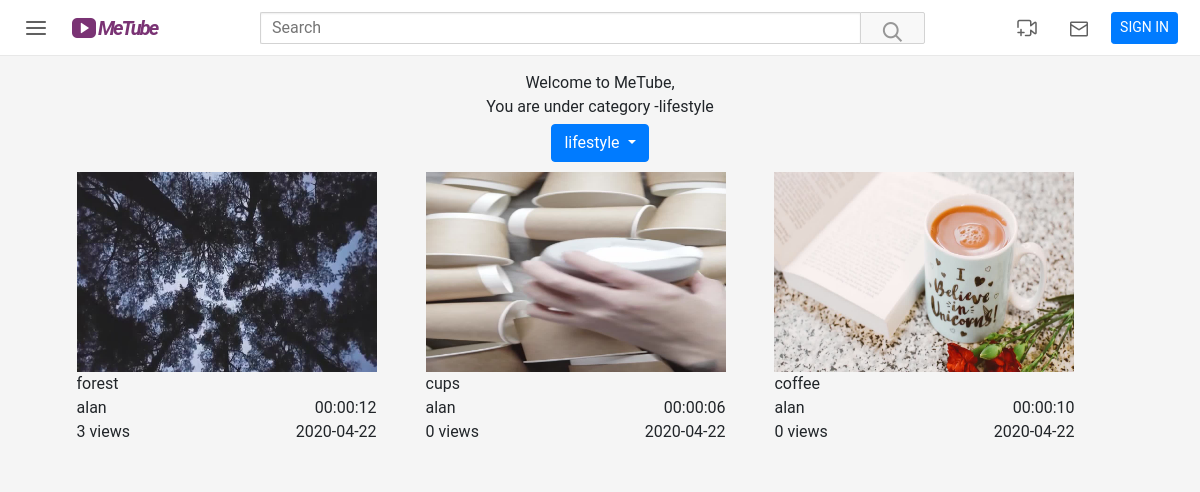
The app's page /index.php?category=lifestyle with its own data.
### tables this page shows
CREATE TABLE IF NOT EXISTS `thumbnails` (
  `id` int(11) NOT NULL AUTO_INCREMENT,
  `video_id` int(11) NOT NULL,
  `file_path` varchar(250) NOT NULL,
  `selected` tinyint(1) DEFAULT '0',
  PRIMARY KEY (`id`)
);

CREATE TABLE IF NOT EXISTS `videos` (
  `id` int(11) NOT NULL AUTO_INCREMENT,
  `uploaded_by` varchar(20) NOT NULL,
  `title` varchar(70) NOT NULL,
  `description` text,
  `privacy` tinyint(4) DEFAULT '1',
  `file_path` varchar(250) NOT NULL,
  `category` varchar(50) DEFAULT NULL,
  `upload_date` datetime NOT NULL,
  `views` int(11) NOT NULL DEFAULT '0',
  `video_duration` time NOT NULL DEFAULT '00:00:00',
  `file_size` int(10) DEFAULT '0',
  `like` int(11) DEFAULT '0',
  `dislike` int(11) DEFAULT '0',
  PRIMARY KEY (`id`)
);

### www/includes/class/showAllVideo.php (the view, shortened to what this page needs)
<?php
class showAllVideo
{
    private $conn, $video, $categoryList, $categorydb, $categoryFilter, $thumbnail, $categoryFilterquery;
    public function __construct($con)
    {
        $this->conn = $con;
        $query = $this->conn->prepare("SELECT * From videos");
        $query->execute();
        $this->video = $query->fetchAll(PDO::FETCH_ASSOC);
    }
    public function categoryFilter($category, $username)
    {
        $query = $this->conn->prepare("SELECT videos.* From videos inner join category on videos.category = category.id where category.name=:category");
        $query->bindParam(':category', $category);
        $query->execute();
        $this->categoryFilterquery = $query->fetchAll(PDO::FETCH_ASSOC);
        $this->categoryFilterquery = $this->checkPrivacy($this->categoryFilterquery, $username);
        $this->categoryFilter = '';
        foreach ($this->categoryFilterquery as $key => $value) {
            $title = $value["title"];
            $uploaded_by = $value["uploaded_by"];
            $views = $value["views"];
            $upload_date = date('Y-m-d', strtotime($value["upload_date"]));
            $videoid = $value["id"];
            $thumbnailpath = $this->getthumbnail($videoid);
            $thumbnailpath = $thumbnailpath["file_path"];
            $duration = $value['video_duration'];
            $videolink = "<a href='watch.php?vid=$videoid'><img src='$thumbnailpath' alt='$title' height='200' width='300'></a>";
            $this->categoryFilter .= "<div>$videolink<br>
                    <span id='videoTitle'>$title</span><br> <div class='wrapper'><div class='left'>$uploaded_by<br>$views views</div>  <div class ='right'><span style='float:right'>$duration</span><br><span style='float:right'>$upload_date</span> </div></div>
                    </div> &emsp;&emsp;&emsp;";
        }
        return $this->categoryFilter;
    }
    private function getthumbnail($videoid)
    {
        $query = $this->conn->prepare("SELECT file_path From thumbnails where video_id =:video_id and selected=1");
        $query->bindParam(':video_id', $videoid);
        $query->execute();
        return $this->thumbnail = $query->fetch(PDO::FETCH_ASSOC);
    }
    private function checkBlock($username)
    {
        $query = $this->conn->prepare("SELECT * From contactlist where username=:username and blocked = 1");
        $query->bindParam(':username', $username);
        $query->execute();
        return $query->fetchAll(PDO::FETCH_ASSOC);
    }
    private function getBlockUsername($username)
    {
        $dbresult = $this->checkBlock($username);
        $blockUsers = array();
        return $blockUsers;
    }
    private function checkPrivacy($videowithblock, $username)
    {
        foreach ($videowithblock as $value) {
            if ($value['privacy'] == 0) {
                $key = array_search($value, $videowithblock);
                array_splice($videowithblock, $key, 1);
            } elseif ($value['privacy'] == 2) {
                $uploaded_by = $value["uploaded_by"];
                $query = $this->conn->prepare("SELECT * From contactlist where username=:username and mainuser=:mainuser");
                $query->bindParam(':username', $username);
                $query->bindParam(':mainuser', $uploaded_by);
                $query->execute();
                $dbresult = $query->fetch(PDO::FETCH_ASSOC);
                if (strcmp($dbresult['groupname'], 'friends')) {
                    $key = array_search($value, $videowithblock);
                    array_splice($videowithblock, $key, 1);
                }
            }
        }
        return $videowithblock;
    }
    public function getCategoryVideoswithBlock($username, $category)
    {
        $blockUsers = $this->getBlockUsername($username);
        if (empty($blockUsers)) {
            return $this->categoryFilter($category, $username);
        }
        $categoryFilterquerywithBlock = '';
        return $categoryFilterquerywithBlock;
    }
}
?>

### www/includes/header.php (shortened to what this page needs)
<?php
require_once("includes/config.php");
$uid = isset($_SESSION['uid']) ? $_SESSION['uid'] : '';
$userLoginInObj = new User($conn, $uid);
$usernameLoggedIn = isset($_SESSION['userLoggedIn']) ? $_SESSION['userLoggedIn'] : '';
?>
<!doctype html>
<html lang="en">
<head>
    <link rel="stylesheet" href="https://stackpath.bootstrapcdn.com/bootstrap/4.4.1/css/bootstrap.min.css"
>
    <link rel="stylesheet"
          href="https://cdn.jsdelivr.net/npm/bootstrap-select@1.13.9/dist/css/bootstrap-select.min.css">
    <link rel="stylesheet" href="assets/iconfont/iconfont.css">
    <link rel="stylesheet" href="assets/css/style.css">
    <link rel="stylesheet"
          href="https://cdnjs.cloudflare.com/ajax/libs/tempusdominus-bootstrap-4/5.0.1/css/tempusdominus-bootstrap-4.min.css"/>
</head>
<body>
<header class="master-head-container">
    <button class="master-head-button" id="menu_button"><i class="iconfont icon-menu"></i></button>
    <a href="index.php" class="logo">
        <i class="iconfont icon-play"></i>
        <span class="logo-name">MeTube</span>
    </a>
    <div class="search-container">
        <form class="search-form" action="search.php" method="get">
            <div class="search-box" id="search_box">
                <input id="search_input" name="search_input" type="search" placeholder="Search">
            </div>
            <button type="submit" class="search-button"><i class="iconfont icon-search"></i></button>
        </form>
    </div>
    <div class="end">
        <a href="upload.php" class="master-head-button" id="upload_button"><i class="iconfont icon-upload"></i></a>
        <button class="master-head-button" id="mail_notification_button"><i class="iconfont icon-mail"></i></button>
        <?php
        if (!isset($_SESSION['uid'])) {
            echo "<button class=\"btn btn-primary btn-sm\"  data-toggle=\"modal\" data-target=\"#sign_in_modal\">SIGN IN</button>";
        } else {
            echo "<button class='avatar-button'>
                <img src='" . $userLoginInObj->getAvatarPath() . "' class='avatar-sm' id='header_avatar'>
              </button>";
        }
        ?>
    </div>
</header>

### www/index.php (shortened to what this page needs)
<?php require_once("includes/header.php"); ?>
<?php require_once('./includes/class/showAllVideo.php'); ?>
<main class="main-section-container" id="main">
    <div class="main-content-container" id="index">
        <?php
        $showAllVideo = new showAllVideo($conn);
        if (isset($usernameLoggedIn)) {
            echo '<div id="main-video-container">
                  <div id ="welcomemessage">Welcome to MeTube,'
                . ucfirst($usernameLoggedIn) . '<br>';
        }
        if (isset($_GET['category'])) {
            echo 'You are under category -' . $_GET['category'];
        }
        ?>
    </div>
    <div class="btn-group">
        <button type="button" id="category" class="btn btn-primary dropdown-toggle" data-toggle="dropdown"
                aria-haspopup="true" aria-expanded="false">
            <?php
            if (isset($_GET['category'])) {
                echo $_GET['category'];
            } else {
                echo 'Category';
            }
            ?>
        </button>
    </div>
    <div id="showAllVideo">
        <?php
        If (isset($_GET['category'])) {
            echo '<div id="categoryvideopage">';
            if (is_array($showAllVideo->getCategoryVideoswithBlock($usernameLoggedIn, $_GET['category']))) {
                $videoswithblock = $showAllVideo->getCategoryVideoswithBlock($usernameLoggedIn, $_GET['category']);
                foreach ($videoswithblock as $value) {
                    echo $value;
                }
            } else {
                echo $showAllVideo->getCategoryVideoswithBlock($usernameLoggedIn, $_GET['category']);
            }
            echo '</div>';
        }
        ?>
    </div>
    </div>
    </div>
</main>
</body>
</html>

### www/assets/css/style.css (style rules this page uses)
html, body { height: 100%; width: 100%; margin: 0; padding: 0; background-color: #f5f5f5; font-family: Roboto, Arial, sans-serif; }
.iconfont { font-size: 24px; color: #606060; }
.master-head-container { height: 56px; width: 100%; border-bottom: 1px solid #e8e8e8; position: fixed; top: 0; left: 0; z-index: 999; padding: 7px 16px; box-sizing: border-box; background-color: #ffffff; display: flex; align-items: center; justify-content: center; }
.master-head-button { width: 40px; height: 40px; margin-right: 16px; border: none; outline: none !important; background-color: #ffffff; text-decoration: none; }
.logo { height: 24px; width: 129px; display: block; }
.logo .icon-play { font-size: 24px; color: #7a3374; float: left; line-height: 24px; }
.logo .logo-name { font-size: 20px; font-style: italic; font-weight: bold; letter-spacing: -2px; color: #7a3374; text-align: center; padding-left: 2px; display: inline-block; height: 100%; line-height: 24px; }
.search-container { margin: 0 40px; height: 32px; flex-grow: 1; display: flex; justify-content: center; }
.search-container .search-form { display: flex; flex-grow: 1; justify-content: center; }
.search-form .search-box { max-width: 600px; flex-grow: 1; border: 1px solid #d3d3d3; border-right: none; border-radius: 2px 0 0 2px; box-shadow: inset 0 1px 2px #eeeeee; padding: 2px 6px; }
.search-box input { width: 100%; outline: none; margin-left: 4px; padding: 1px; border: 0; color: #111111; font-family: 'Roboto', 'Noto', sans-serif; font-size: 16px; font-weight: 400; line-height: 24px; }
.search-form .search-button { cursor: pointer; width: 65px; border: 1px solid #d3d3d3; background-color: #f8f8f8; border-radius: 0 2px 2px 0; margin: 0; outline: none !important; }
.search-button .icon-search { color: #979797; }
.end { width: 200px; height: 40px; line-height: 40px; display: flex; justify-content: flex-end; align-items: center; }
.end a { display: block; width: 40px; height: 40px; line-height: 40px; text-align: center; text-decoration: none; }
.end a, .end button { margin: 0 6px; }
.end .btn-primary { height: 80%; }
.main-section-container { background-color: #f5f5f5; padding-top: 56px; }
.main-content-container { padding: 10px 30px; display: flex; }
#index.main-content-container { padding: 10px 0; }
#main-video-container { display: flex; width: 100%; flex-flow: column wrap; justify-content: center; align-items: center; }
#main-video-container #welcomemessage { width: 100%; max-height: 300px; flex: 1; padding: 5px; text-align: center; }
#showAllVideo #categoryvideopage { margin: 10px; display: flex; flex-flow: row wrap; }
#showAllVideo #categoryvideopage div .wrapper { display: flex; align-items: flex-start; width: 300px; margin: 0; }
#showAllVideo #categoryvideopage div .wrapper .left { flex: 0 0 auto; margin: 0; }
#showAllVideo #categoryvideopage div .wrapper .right { flex: 1 1 auto; margin: 0; }

### records on screen
thumbnails: file_path (picture)
videos: title "forest", uploaded_by "alan", views "3", video_duration "00:00:12", upload_date "2020-04-22"
thumbnails: file_path (picture)
videos: title "cups", uploaded_by "alan", views "0", video_duration "00:00:06", upload_date "2020-04-22"
thumbnails: file_path (picture)
videos: title "coffee", uploaded_by "alan", views "0", video_duration "00:00:10", upload_date "2020-04-22"

### other values on screen
$_GET['category'] "lifestyle"
